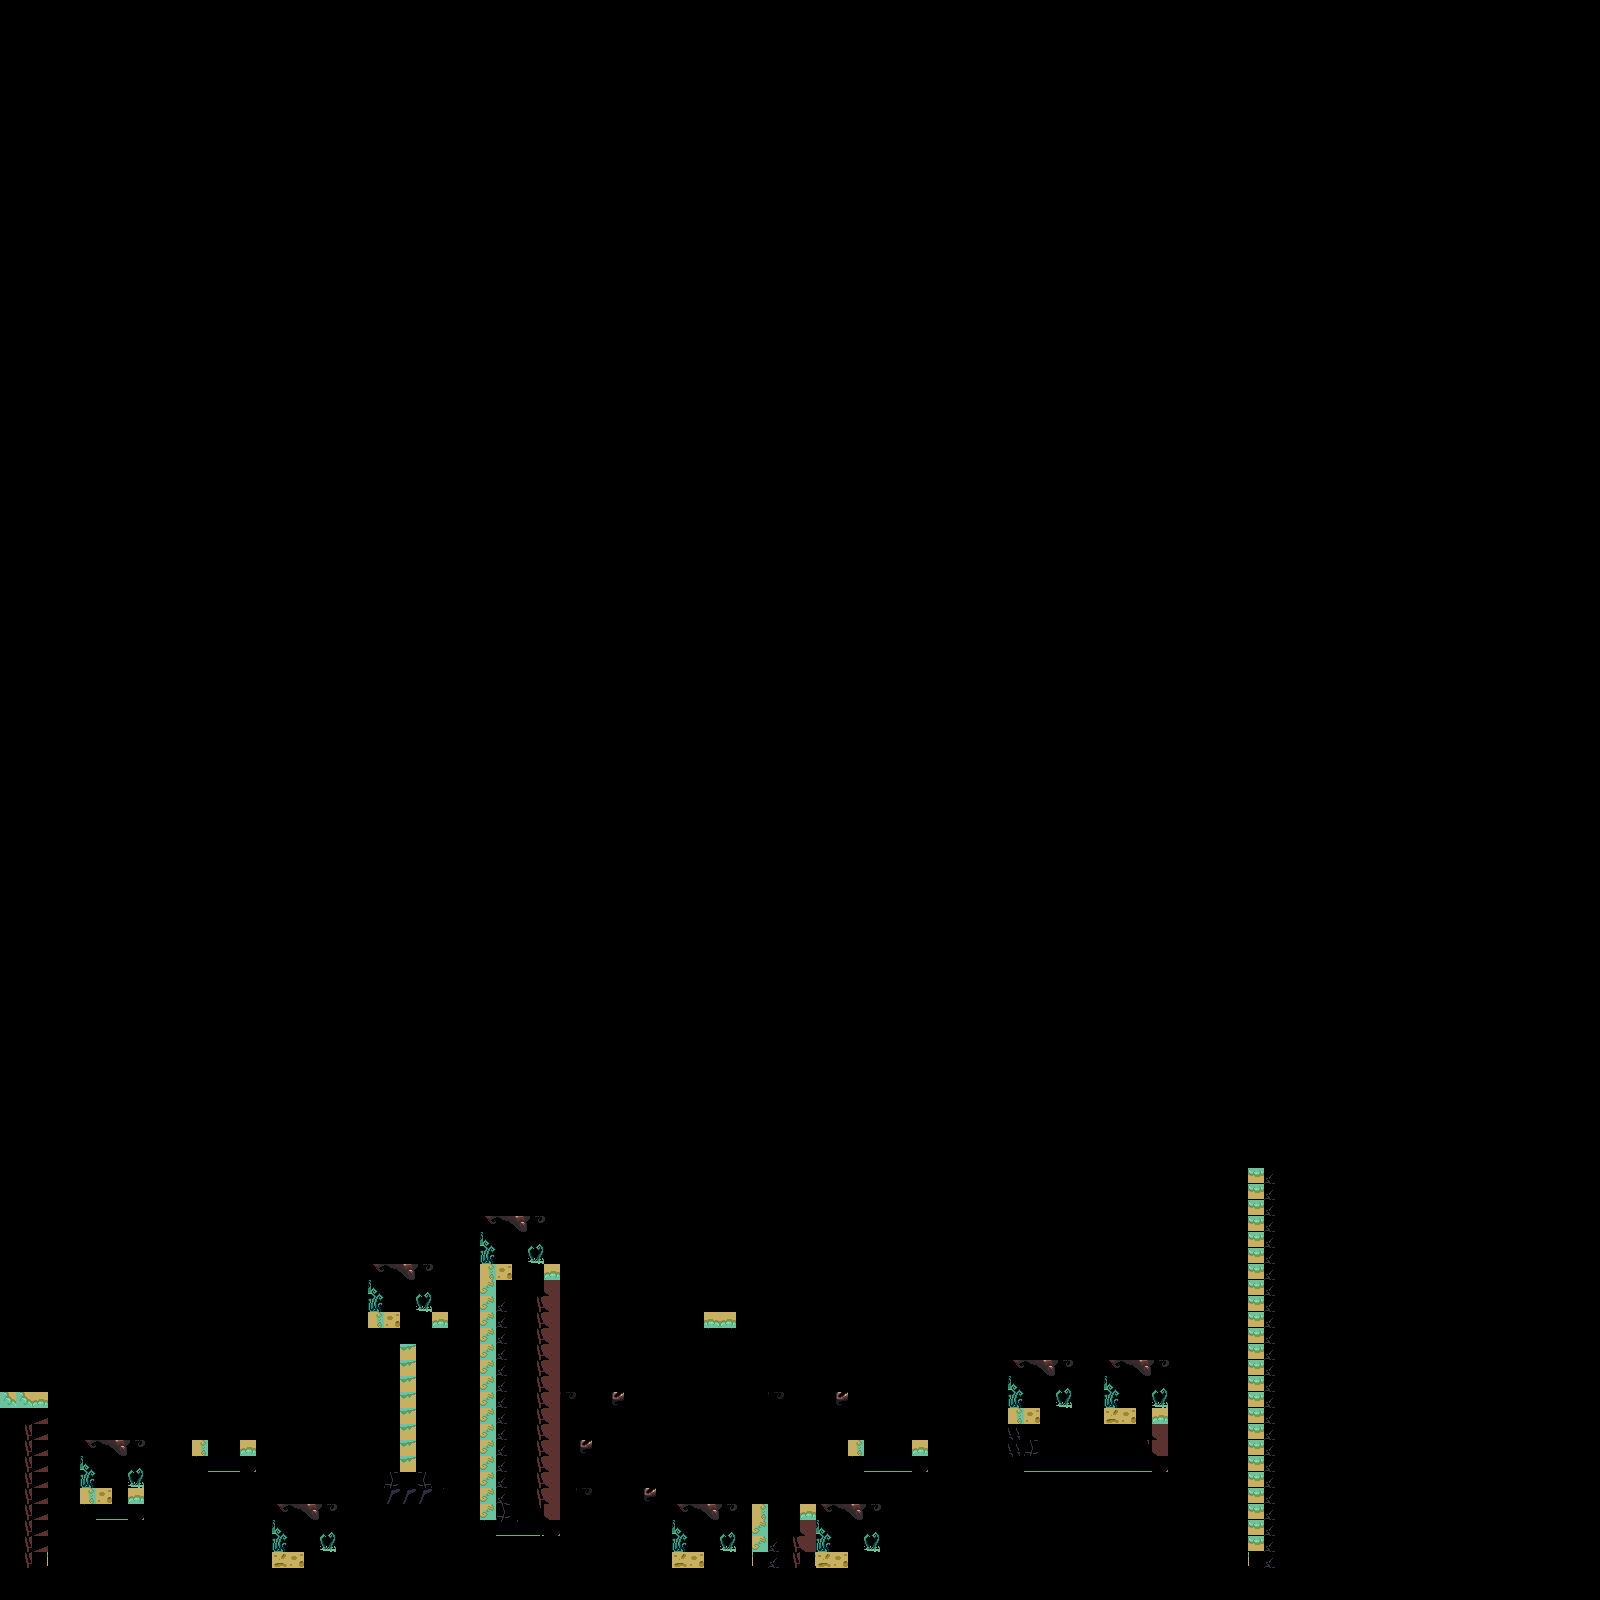

Rendered tile map (Tiled .tmx) drawn with the repository's tilesets; below, a short description and the map source with its tile grids summarised:
An orthogonal 100x100 tile map with 16x16 px tiles, 2 tile layers (Trees, Calque 1), 2 tilesets and 43 objects (13x Coin, 2to1, 1to2, 2-1, 1-2, ...).

<map version="1.2" tiledversion="1.3.1" orientation="orthogonal" renderorder="right-down" compressionlevel="0" width="100" height="100" tilewidth="16" tileheight="16" infinite="0" nextlayerid="31" nextobjectid="210">
 <editorsettings>
  <export target="TestMap.json" format="json" />
 </editorsettings>
 <tileset firstgid="1" name="tileset" tilewidth="16" tileheight="16" tilecount="1024" columns="32">
  <image source="../FrogKnight/resources/tileset.png" width="512" height="512" />
  <terraintypes>
   <terrain name="azdazdazd" tile="0" />
  </terraintypes>
  <tile id="360" terrain=",0,0,0" />
  <tile id="361" terrain=",,0,0" />
  <tile id="362" terrain="0,,0,0" />
  <tile id="392" terrain=",0,,0" />
  <tile id="393" terrain="0,0,0,0" />
  <tile id="394" terrain="0,,0," />
  <tile id="424" terrain="0,0,,0" />
  <tile id="425" terrain="0,0,," />
  <tile id="426" terrain="0,0,0," />
  <tile id="451" terrain=",,,0" />
  <tile id="452" terrain=",,0," />
  <tile id="483" terrain=",0,," />
  <tile id="484" terrain="0,,," />
 </tileset>
 <tileset firstgid="1025" name="tileset" tilewidth="16" tileheight="16" tilecount="1024" columns="32">
  <image source="../FrogKnight/resources/tileset.png" width="512" height="512" />
  <terraintypes>
   <terrain name="DirtBroush" tile="-1" />
  </terraintypes>
  <tile id="225" terrain="0,0,0," />
  <tile id="226" terrain="0,0,," />
  <tile id="227" terrain="0,0,,0" />
  <tile id="257" terrain="0,,0," />
  <tile id="258" terrain="0,0,0,0" />
  <tile id="259" terrain=",0,,0" />
  <tile id="289" terrain="0,,0,0" />
  <tile id="290" terrain=",,0,0" />
  <tile id="291" terrain=",0,0,0" />
 </tileset>
 <objectgroup color="#b009ad" id="29" name="RoomTransitions">
  <object id="197" name="2to1" x="608" y="1424" width="64" height="128">
   <properties>
    <property name="Entry" value="1-2" />
    <property name="From" type="int" value="2" />
    <property name="To" type="int" value="1" />
   </properties>
  </object>
  <object id="203" name="1to2" x="672" y="1424" width="64" height="128">
   <properties>
    <property name="Entry" value="2-1" />
    <property name="From" type="int" value="1" />
    <property name="To" type="int" value="2" />
   </properties>
  </object>
 </objectgroup>
 <objectgroup color="#ffff00" id="30" name="RoomEntry">
  <object id="200" name="2-1" x="672" y="1512" width="40" height="40" />
  <object id="201" name="1-2" x="632" y="1512" width="40" height="40" />
  <object id="202" name="1-1" x="0" y="1352" width="40" height="40">
   <properties>
    <property name="Room" type="int" value="1" />
   </properties>
  </object>
 </objectgroup>
 <objectgroup id="22" name="Calque d'objets 3" />
 <objectgroup id="21" name="Coin">
  <object id="143" name="Coin" gid="1" x="192" y="1432" width="16" height="16" />
  <object id="144" name="Coin" gid="1" x="208" y="1432" width="16" height="16" />
  <object id="145" name="Coin" gid="1" x="224" y="1432" width="16" height="16" />
  <object id="146" name="Coin" gid="1" x="240" y="1432" width="16" height="16" />
  <object id="147" name="Coin" gid="1" x="80" y="1480" width="16" height="16" />
  <object id="148" name="Coin" gid="1" x="96" y="1480" width="16" height="16" />
  <object id="149" name="Coin" gid="1" x="112" y="1480" width="16" height="16" />
  <object id="150" name="Coin" gid="1" x="128" y="1480" width="16" height="16">
   <properties>
    <property name="Animator" type="bool" value="true" />
    <property name="Behavior" value="Coin" />
    <property name="SpriteRenderer" type="bool" value="true" />
   </properties>
  </object>
  <object id="151" name="Coin" gid="1" x="192" y="1544" width="16" height="16" />
  <object id="152" name="Coin" gid="1" x="208" y="1544" width="16" height="16" />
  <object id="153" name="Coin" gid="1" x="224" y="1544" width="16" height="16" />
  <object id="154" name="Coin" gid="1" x="240" y="1544" width="16" height="16" />
  <object id="167" name="Coin" gid="1" x="104" y="1384" width="16" height="16" />
 </objectgroup>
 <objectgroup color="#00e1da" id="28" name="Rooms">
  <object id="187" name="1" x="0" y="1168" width="672" height="416" />
 </objectgroup>
 <objectgroup color="#67e506" id="24" name="Character">
  <object id="166" name="Character" gid="41" x="600" y="1392" width="16" height="16" />
 </objectgroup>
 <objectgroup color="#ff2629" id="23" name="Enemies">
  <object id="169" gid="65" x="224" y="1440" width="16" height="16" />
  <object id="170" gid="65" x="400" y="1312" width="16" height="16" />
  <object id="171" gid="65" x="152" y="1552" width="16" height="16" />
  <object id="175" gid="65" x="104" y="1488" width="16" height="16" />
  <object id="192" gid="1089" x="768" y="1504" width="16" height="16" />
  <object id="193" gid="1089" x="880" y="1440" width="16" height="16" />
  <object id="194" gid="1089" x="1080" y="1408" width="16" height="16" />
  <object id="195" gid="1089" x="1080" y="1552" width="16" height="16" />
 </objectgroup>
 <objectgroup id="19" name="Obstacles_16">
  <properties>
   <property name="Height" type="float" value="16" />
  </properties>
  <object id="132" x="0" y="1552" width="1296" height="48" />
  <object id="134" x="480" y="1264" width="48" height="272" />
  <object id="135" x="368" y="1312" width="80" height="192" />
  <object id="136" x="192" y="1440" width="64" height="32" />
  <object id="137" x="80" y="1488" width="64" height="32" />
  <object id="138" x="0" y="1392" width="48" height="160" />
  <object id="204" x="1008" y="1408" width="160" height="64" />
  <object id="205" x="704" y="1312" width="32" height="32" />
  <object id="206" x="752" y="1504" width="48" height="72" />
  <object id="207" x="1248" y="1168" width="48" height="432" />
  <object id="208" x="848" y="1440" width="80" height="32" />
 </objectgroup>
 <objectgroup id="26" name="OneWayPlatform">
  <object id="182" x="560" y="1400" width="64" height="8" />
  <object id="185" x="544" y="1448" width="48" height="8" />
  <object id="186" x="576" y="1496" width="80" height="8" />
  <object id="209" x="768" y="1400" width="80" height="8" />
 </objectgroup>
 <layer id="25" name="Trees" width="100" height="100">
  <data>[10000 cells, 161 non-empty, 21 distinct tile ids]</data>
 </layer>
 <layer id="20" name="Calque 1" width="100" height="100">
  <data>[10000 cells, 762 non-empty, 51 distinct tile ids]</data>
 </layer>
</map>